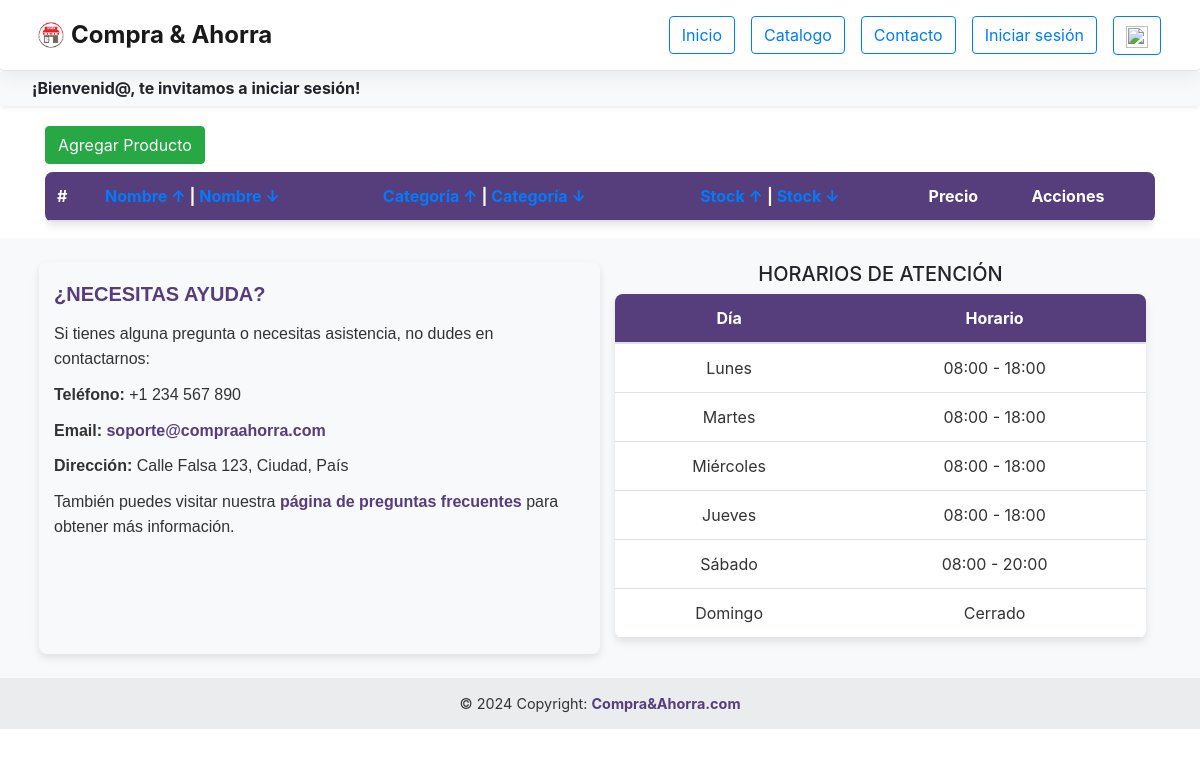
/inventario/, run on an earlier commit of the app's database.
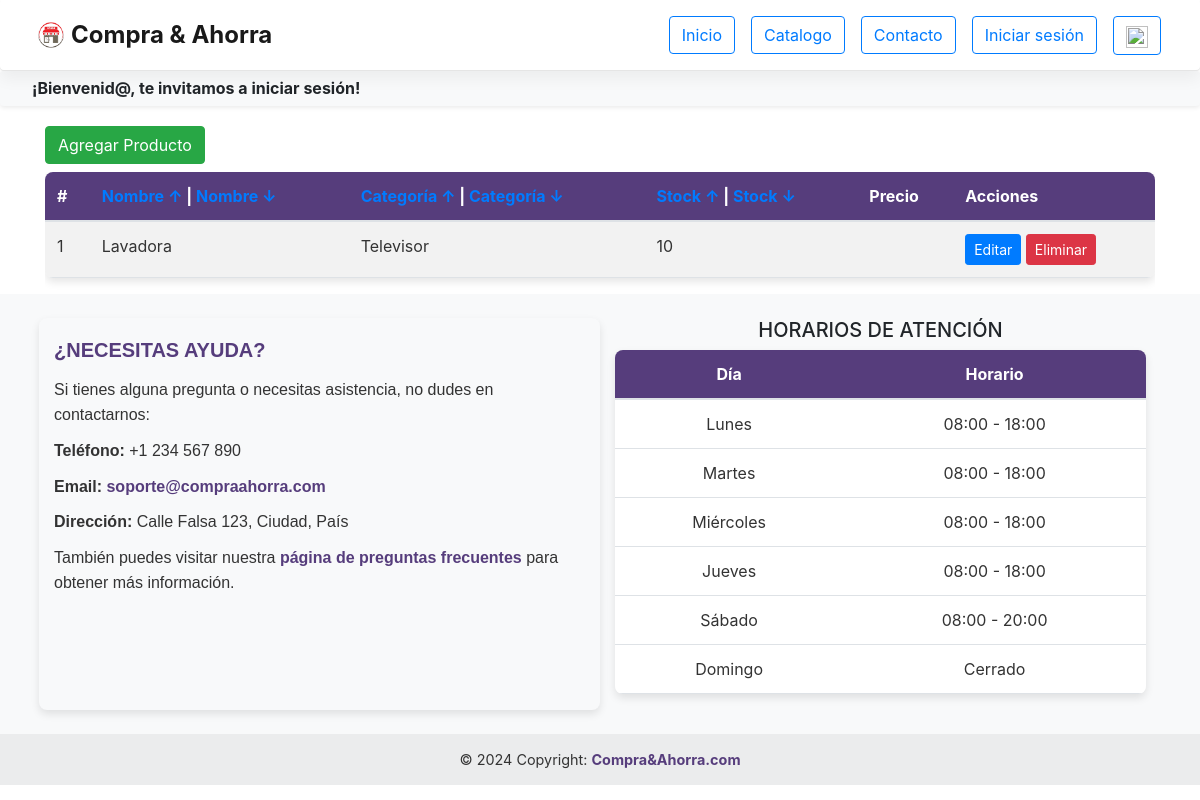
And on a later commit of the database.
### web_project/models.py (models this page shows, shortened)
class Producto(models.Model):
    id_producto = models.UUIDField(primary_key=True, default=uuid.uuid4, editable=False)
    nombre_producto = models.CharField(max_length=100)
    desc_producto = models.CharField(max_length=100)
    tipo_producto = models.ForeignKey('TipoProducto', on_delete=models.CASCADE)
    precio_unitario = models.FloatField()
    stock = models.IntegerField()
    imagen = models.ImageField(upload_to='productos/', null=True)

class TipoProducto(models.Model):
    id_tipo_producto = models.UUIDField(primary_key=True, default=uuid.uuid4, editable=False)
    nombre_tipo_producto = models.CharField(max_length=100)
    def __str__(self):
        return self.nombre_tipo_producto

### web_project/views.py (the view, shortened to what this page needs)
# urls.py: path("inventario/", views.inventario, name="inventario"),
def inventario(request):
    productos = Producto.objects.all()
    contexto = {'productos': productos, 'categorias': TipoProducto.objects.all()}
    return render(request, 'inventario.html', contexto)

### web_project/templates/inventario.html (shortened to what this page needs)
{% extends "template.html" %}
{% load static %}
{% block content %}
<link rel="stylesheet" href="https://stackpath.bootstrapcdn.com/bootstrap/4.5.2/css/bootstrap.min.css">
<link rel="stylesheet" href="{% static 'css/inventario.css' %}">
<div class="container mt-10" style="margin-top: 20px;">
  <div class="mb-2">
    <a href="#" class="btn btn-success agregarProducto">Agregar Producto</a>
  </div>
  <div class="table-responsive">
    <table class="table table-striped table-hover">
      <thead>
        <tr>
          <th>#</th>
          <th><a href="?orden=nombre&direccion=asc">Nombre &#8593;</a> | <a href="?orden=nombre&direccion=desc">Nombre &#8595;</a></th>
          <th><a href="?orden=nombre_categoria&direccion=asc">Categoría &#8593;</a> | <a href="?orden=nombre_categoria&direccion=desc">Categoría &#8595;</a></th>
          <th><a href="?orden=stock&direccion=asc">Stock &#8593;</a> | <a href="?orden=stock&direccion=desc">Stock &#8595;</a></th>
          <th>Precio</th>
          <th>Acciones</th>
        </tr>
      </thead>
      <tbody>
        {% for producto in productos %}
        <tr>
          <td>{{ forloop.counter }}</td>
          <td>{{ producto.nombre_producto }}</td>
          <td>{{ producto.tipo_producto }}</td>
          <td>{{ producto.stock }}</td>
          <td>{{ producto.precio|floatformat:"-1" }}</td>
          <td>
            <a href="#" class="btn btn-primary btn-sm editar-btn" data-id="{{ producto.id_producto }}" data-nombre="{{ producto.nombre_producto }}" data-categoria="{{ producto.tipo_producto }}" data-stock="{{ producto.stock }}" data-precio="{{ producto.precio_unitario }}">Editar</a>
            <a href="#" class="btn btn-danger btn-sm eliminar-btn" data-id="{{ producto.id_producto }}" data-nombre="{{ producto.nombre_producto }}" data-categoria="{{ producto.tipo_producto }}" data-stock="{{ producto.stock }}" data-precio="{{ producto.precio_unitario }}">Eliminar</a>
          </td>
        </tr>
        {% endfor %}
      </tbody>
    </table>
  </div>
</div>
{% endblock content %}

What changed in the data, as far as the page shows it:
added Producto: nombre_producto "Lavadora", tipo_producto "Televisor", stock "10"
